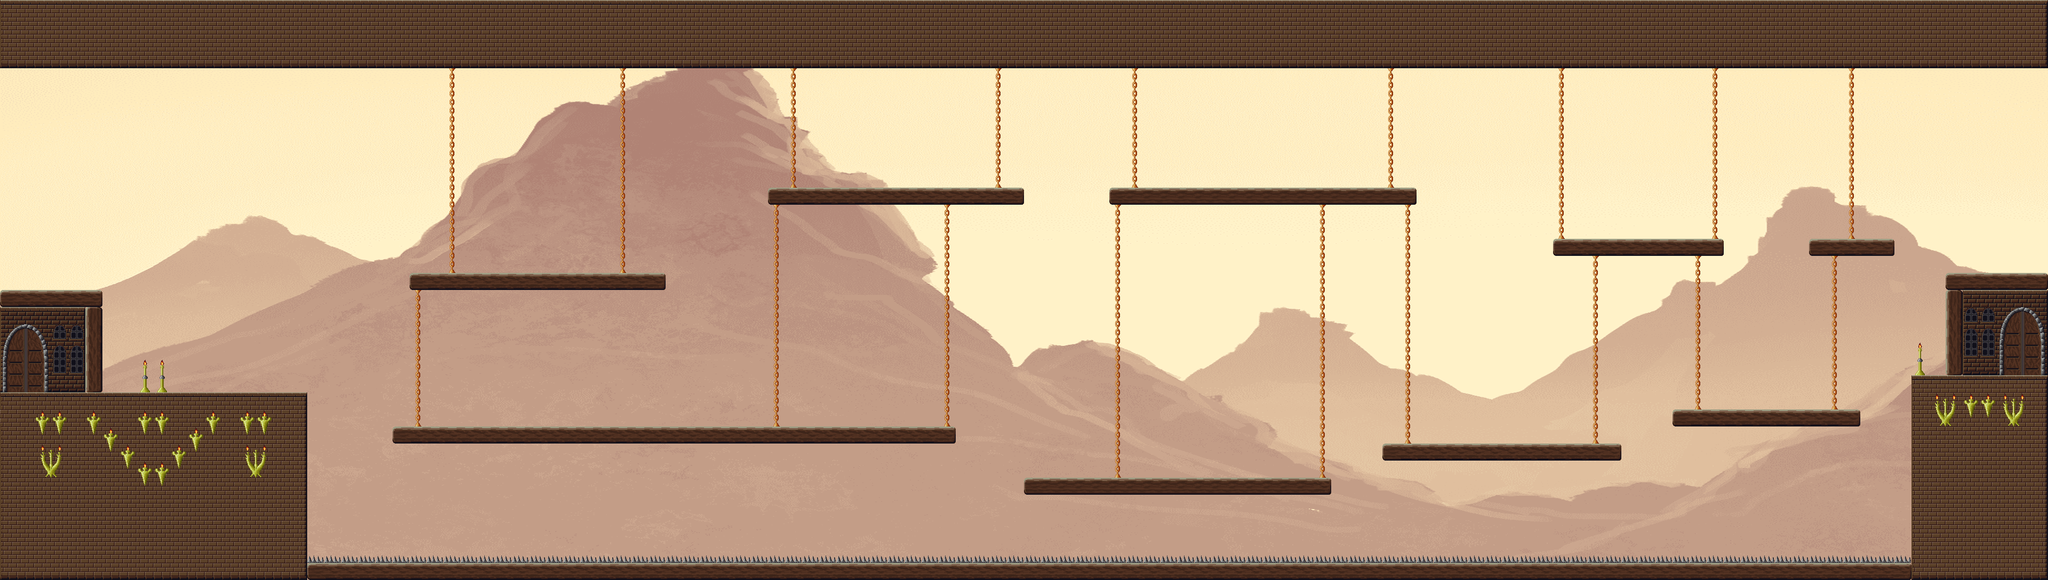

Tiled map render using the project's own tile images. Description and the map definition, with tile-layer contents summarised, below:
An orthogonal 120x34 tile map with 32x32 px tiles, 3 tile layers (Wall, Foreground, Objekte), 3 tilesets, 1 image layer and 58 objects (35x CoinEntity, 13x Ground, 6x EnemyEntity, mainPlayer, game.LevelEntity, ...).

<map version="1.0" orientation="orthogonal" renderorder="left-up" width="120" height="34" tilewidth="32" tileheight="32" nextobjectid="357">
 <tileset firstgid="1" name="castle1" tilewidth="32" tileheight="32">
  <image source="../img/map/castle1.png" width="512" height="1344" />
 </tileset>
 <tileset firstgid="673" name="castle2" tilewidth="32" tileheight="32">
  <image source="../img/map/castle2.png" width="512" height="672" />
 </tileset>
 <tileset firstgid="1009" name="castle3" tilewidth="32" tileheight="32">
  <image source="../img/map/castle3.png" width="512" height="384" />
 </tileset>
 <imagelayer name="Parallax_layer1">
  <image source="../img/background/rock.png" />
 </imagelayer>
 <layer name="Wall" width="120" height="34">
  <data>[4080 cells, 824 non-empty, 2 distinct tile ids]</data>
 </layer>
 <layer name="Foreground" width="120" height="34">
  <data>[4080 cells, 838 non-empty, 19 distinct tile ids]</data>
 </layer>
 <layer name="Objekte" width="120" height="34">
  <data>[4080 cells, 184 non-empty, 24 distinct tile ids]</data>
 </layer>
 <objectgroup name="Object">
  <properties>
   <property name="duration" value="300" />
   <property name="fade" value="#300000" />
  </properties>
  <object id="3" name="mainPlayer" x="2" y="668" width="32" height="64">
   <properties>
    <property name="image" value="gripe_run_right" />
    <property name="spritewidth" value="64" />
   </properties>
  </object>
  <object id="5" name="game.LevelEntity" x="3797" y="128" width="42" height="578">
   <properties>
    <property name="duration" value="300" />
    <property name="fade" value="#009900" />
    <property name="to" value="3" />
   </properties>
  </object>
  <object id="13" name="ScrollEntity" x="3456" y="400" width="32" height="32">
   <properties>
    <property name="image" value="spinning_scrolls" />
    <property name="scrollIndex" value="23" />
    <property name="spritewidth" value="32" />
    <property name="type" value="enchantment" />
   </properties>
  </object>
  <object id="19" name="SpikeEntity" x="577" y="1042.33" width="3007" height="16" />
  <object id="178" name="CoinEntity" x="1876" y="741" width="32" height="32">
   <properties>
    <property name="image" value="spinning_coin_gold" />
    <property name="spritewidth" value="32" />
   </properties>
  </object>
  <object id="183" name="CoinEntity" x="2512" y="771" width="32" height="32">
   <properties>
    <property name="image" value="spinning_coin_gold" />
    <property name="spritewidth" value="32" />
   </properties>
  </object>
  <object id="241" name="CoinEntity" x="3052" y="702" width="32" height="32">
   <properties>
    <property name="image" value="spinning_coin_gold" />
    <property name="spritewidth" value="32" />
   </properties>
  </object>
  <object id="246" name="CoinEntity" x="690" y="698" width="32" height="32">
   <properties>
    <property name="image" value="spinning_coin_gold" />
    <property name="spritewidth" value="32" />
   </properties>
  </object>
  <object id="299" name="CoinEntity" x="621" y="543" width="32" height="32">
   <properties>
    <property name="image" value="spinning_coin_gold" />
    <property name="spritewidth" value="32" />
   </properties>
  </object>
  <object id="301" name="CoinEntity" x="1288" y="327" width="32" height="32">
   <properties>
    <property name="image" value="spinning_coin_gold" />
    <property name="spritewidth" value="32" />
   </properties>
  </object>
  <object id="304" name="CoinEntity" x="3296" y="330" width="32" height="32">
   <properties>
    <property name="image" value="spinning_coin_gold" />
    <property name="spritewidth" value="32" />
   </properties>
  </object>
  <object id="307" name="CoinEntity" x="2838" y="273" width="32" height="32">
   <properties>
    <property name="image" value="spinning_coin_gold" />
    <property name="spritewidth" value="32" />
   </properties>
  </object>
  <object id="308" name="CoinEntity" x="2086" y="317" width="32" height="32">
   <properties>
    <property name="image" value="spinning_coin_gold" />
    <property name="spritewidth" value="32" />
   </properties>
  </object>
  <object id="309" name="CoinEntity" x="2126" y="317" width="32" height="32">
   <properties>
    <property name="image" value="spinning_coin_gold" />
    <property name="spritewidth" value="32" />
   </properties>
  </object>
  <object id="310" name="CoinEntity" x="2168" y="316" width="32" height="32">
   <properties>
    <property name="image" value="spinning_coin_gold" />
    <property name="spritewidth" value="32" />
   </properties>
  </object>
  <object id="311" name="CoinEntity" x="2208" y="316" width="32" height="32">
   <properties>
    <property name="image" value="spinning_coin_gold" />
    <property name="spritewidth" value="32" />
   </properties>
  </object>
  <object id="312" name="CoinEntity" x="2251" y="316" width="32" height="32">
   <properties>
    <property name="image" value="spinning_coin_gold" />
    <property name="spritewidth" value="32" />
   </properties>
  </object>
  <object id="313" name="CoinEntity" x="2293" y="316" width="32" height="32">
   <properties>
    <property name="image" value="spinning_coin_gold" />
    <property name="spritewidth" value="32" />
   </properties>
  </object>
  <object id="314" name="CoinEntity" x="2332" y="315" width="32" height="32">
   <properties>
    <property name="image" value="spinning_coin_gold" />
    <property name="spritewidth" value="32" />
   </properties>
  </object>
  <object id="315" name="CoinEntity" x="2370" y="316" width="32" height="32">
   <properties>
    <property name="image" value="spinning_coin_gold" />
    <property name="spritewidth" value="32" />
   </properties>
  </object>
  <object id="316" name="CoinEntity" x="1443" y="316" width="32" height="32">
   <properties>
    <property name="image" value="spinning_coin_gold" />
    <property name="spritewidth" value="32" />
   </properties>
  </object>
  <object id="317" name="CoinEntity" x="1481" y="316" width="32" height="32">
   <properties>
    <property name="image" value="spinning_coin_gold" />
    <property name="spritewidth" value="32" />
   </properties>
  </object>
  <object id="318" name="CoinEntity" x="1521" y="316" width="32" height="32">
   <properties>
    <property name="image" value="spinning_coin_gold" />
    <property name="spritewidth" value="32" />
   </properties>
  </object>
  <object id="319" name="CoinEntity" x="1560" y="316" width="32" height="32">
   <properties>
    <property name="image" value="spinning_coin_gold" />
    <property name="spritewidth" value="32" />
   </properties>
  </object>
  <object id="320" name="CoinEntity" x="1600" y="315" width="32" height="32">
   <properties>
    <property name="image" value="spinning_coin_gold" />
    <property name="spritewidth" value="32" />
   </properties>
  </object>
  <object id="321" name="CoinEntity" x="1641" y="315" width="32" height="32">
   <properties>
    <property name="image" value="spinning_coin_gold" />
    <property name="spritewidth" value="32" />
   </properties>
  </object>
  <object id="322" name="CoinEntity" x="1680" y="316" width="32" height="32">
   <properties>
    <property name="image" value="spinning_coin_gold" />
    <property name="spritewidth" value="32" />
   </properties>
  </object>
  <object id="323" name="CoinEntity" x="1720" y="315" width="32" height="32">
   <properties>
    <property name="image" value="spinning_coin_gold" />
    <property name="spritewidth" value="32" />
   </properties>
  </object>
  </objectgroup>
 <objectgroup name="EnemyEntities">
  <!-- 6 objects omitted --></objectgroup>
 <objectgroup name="collision">
  <!-- 13 objects omitted --></objectgroup>
</map>
<!-- 30 of 58 objects omitted -->
